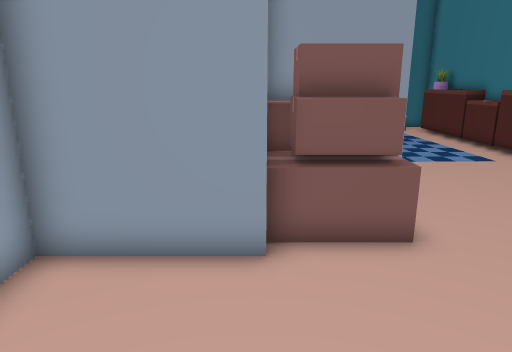
View 1 (above)

19 first-person views from a walk through a Unity game level. The camera is 1.3 m above the floor, tilts 14° down and sees 70° across. The floor is counted in squares, 0.45 m on a side. Each view is taken from the middle of a square. On the plan, view 1 faces up. The plan holds only what a view shows up to about 20 squares ahead; the rest is blank. The place goes on beyond the plan. The player character is not drawn. Some surface patterns are stand-ins.

View 2
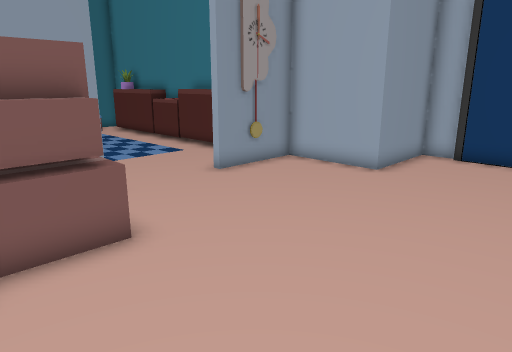

View 3
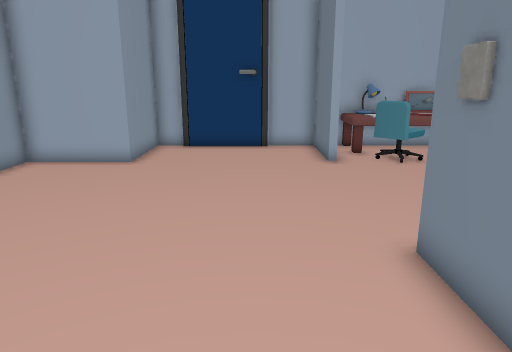

View 4
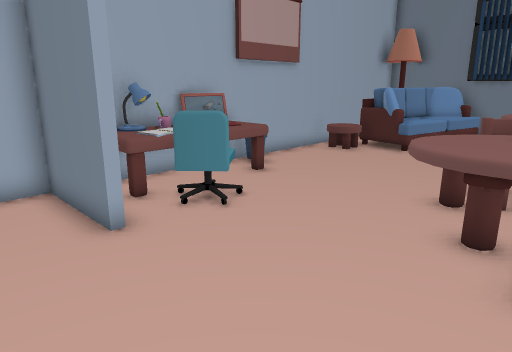

View 5
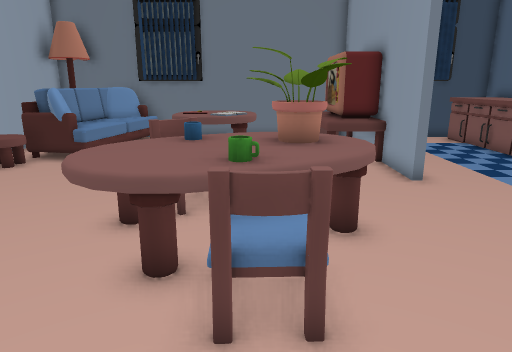

View 6
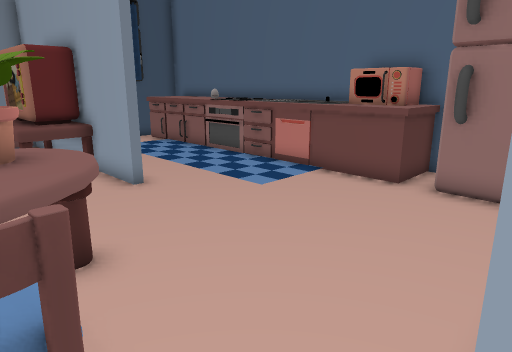

View 7
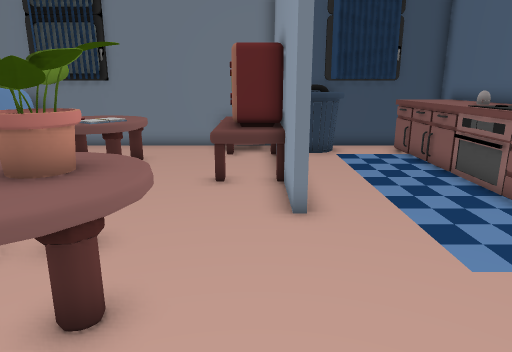

View 8
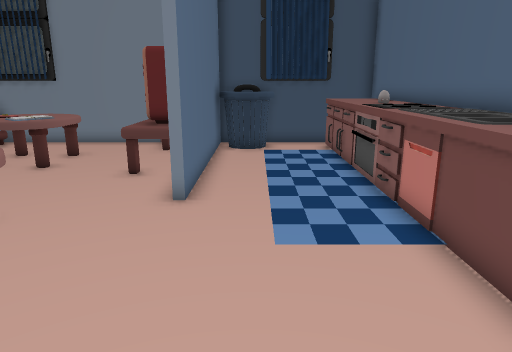

View 9
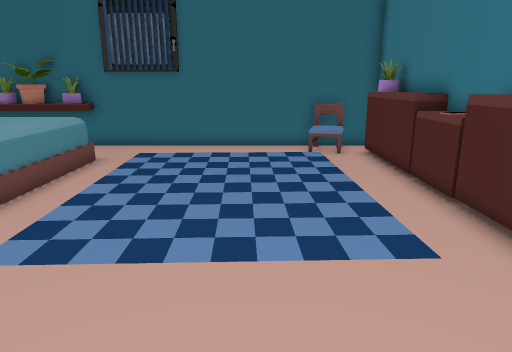

View 10
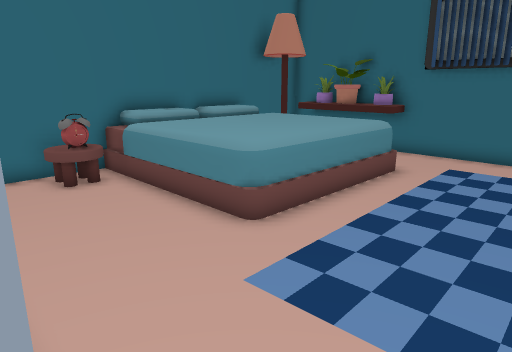

View 11
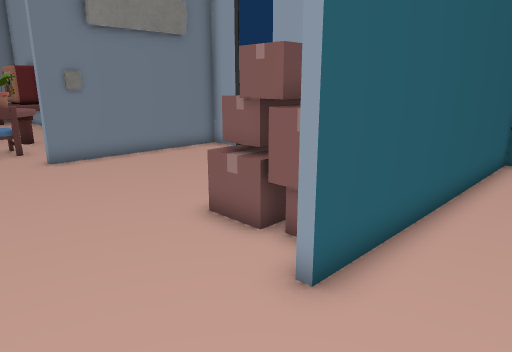

View 12
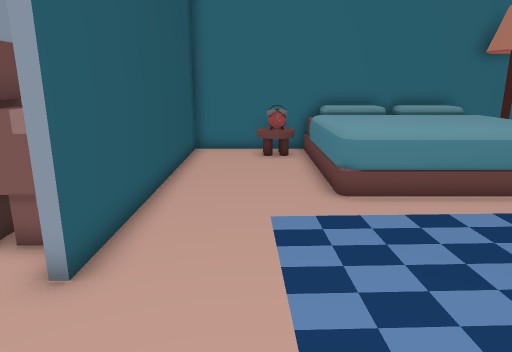

View 13
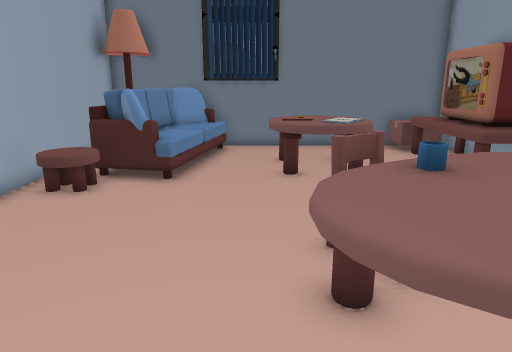

View 14
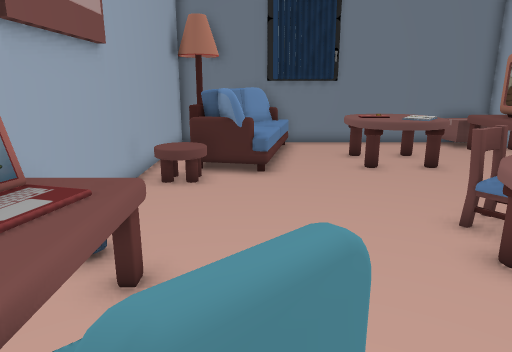

View 15
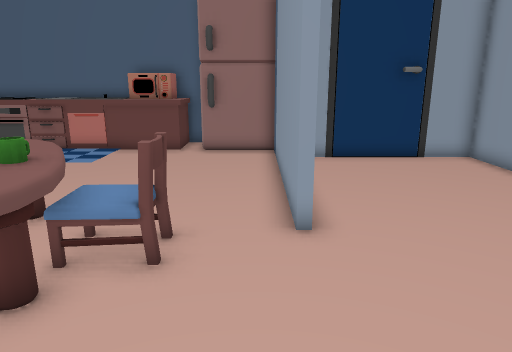

View 16
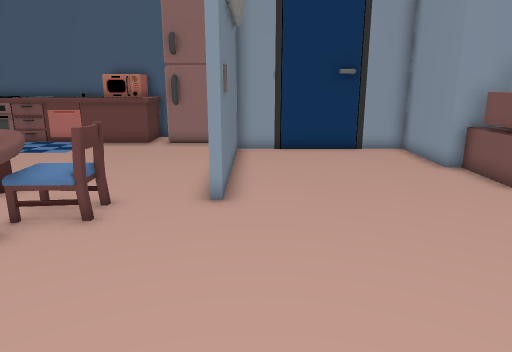

View 17
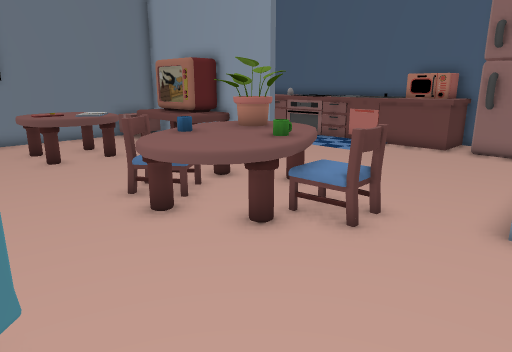

View 18
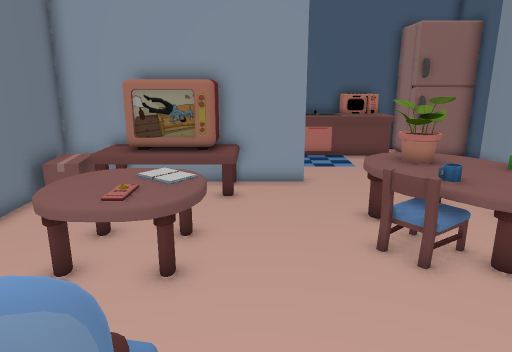

View 19
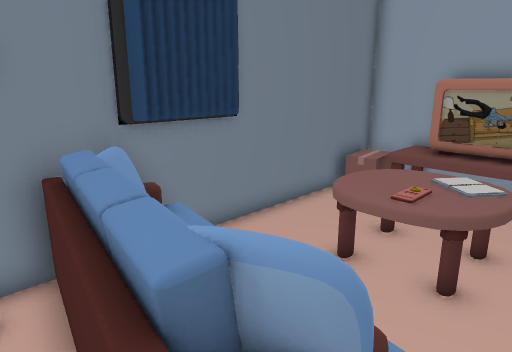

### Floor plan
Key: @ floor where view 1 was taken; # wall or solid block; x gap in a wall; . main floor; : floor 0.5 m higher than the main floor; + floor 0.75 m higher than the main floor; / step, stairs or slope; = window, fence, low wall or low ledge; ^ raised ledge; v drop or lower ground; O other object.
Columns run from 8 left of view 1 to 16 right of it. Each row starts with its distance up from view 1.
 26 ##OOOO###############
 25 #OOOOOO..........OO.#
 24 #O     .........OO.O#
 23 #      ...       ..OO
 22 # OOOOOO..       ..OO
 21 #       ..       ..OO
 20 #       ..       ..OO
 19 #       ..       ..O#
 18 #       ..       ..O#
 17 #       ..       ..OO
 16 #       ..       ..OO
 15 #//.......       ..OO
 14 #OO....... ........O
 13 #..................
 12 #.................
 11 #.................
 10 ############....##O##
  9         #OOO........#
  8         #OOO........#
  7         OOOO........#
  6     #####OOO........#####
  5     #...................#
  4     #...................#
  3     #...................#
  2     #..................##
  1     #..................##
  0     #...@...............#
 -1     #...................#
 -2   #########O........#####
 -3   #O..................O=#
 -4   #O................O.OO#
 -5   #O........//O.....OOOO#
 -6 #^^.........///+......OO#
 -7 #O^........OO   v.....OO#
 -8 #O^........OO   +.....OO#
 -9 #O^O......OOOO  v......O#
-10 #^^O ......OOO+:O.......#
-11 #^^O ..........O........#
-12 #^^O ...#...............#
-13 #^^O ...#...............#
-14 #^OO ...#.............:/#
-15 #^^O  ..#OO...OOO...OOO^#
-16 #O^O  ..#OO..OOOO... OO^#
-17 #O^O  ..# O..OOOOO.OO O^#
-18 #^^O  ..#OO..OOOO..OOOO #
-19 #^^O  OO# O...OOO..OOOO #
-20 #^^=.OOO#OO........OOO^ #
-21 #=^x. OO#OOO......OOOO^O#
-22 #########################

Positions as (right, up) in squares from view 1, and headings:
1: (0, 0), facing up
2: (0, 0), facing up-right
3: (-2, 1), facing right
4: (5, 1), facing down-right
5: (5, -1), facing down
6: (5, -2), facing down-left
7: (1, -4), facing down
8: (-2, -3), facing down
9: (6, 8), facing up
10: (5, 10), facing up-left
11: (8, 13), facing down-left
12: (9, 13), facing left
13: (9, -4), facing down
14: (12, -3), facing down
15: (11, -3), facing left
16: (13, -1), facing left
17: (12, -1), facing down-left
18: (15, -14), facing left
19: (15, -14), facing down-left
